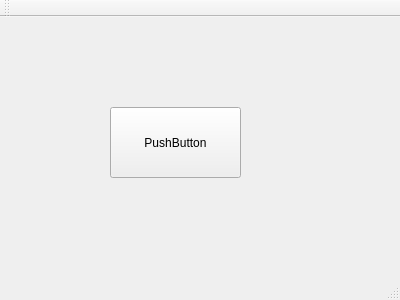
<?xml version="1.0" encoding="UTF-8"?>
<ui version="4.0">
 <class>MainWindow</class>
 <widget class="QMainWindow" name="MainWindow">
  <property name="geometry">
   <rect>
    <x>0</x>
    <y>0</y>
    <width>400</width>
    <height>300</height>
   </rect>
  </property>
  <property name="windowTitle">
   <string>MainWindow</string>
  </property>
  <widget class="QWidget" name="centralWidget">
   <widget class="QPushButton" name="pushButton">
    <property name="geometry">
     <rect>
      <x>110</x>
      <y>90</y>
      <width>131</width>
      <height>71</height>
     </rect>
    </property>
    <property name="text">
     <string>PushButton</string>
    </property>
   </widget>
  </widget>
  <widget class="QMenuBar" name="menuBar">
   <property name="geometry">
    <rect>
     <x>0</x>
     <y>0</y>
     <width>400</width>
     <height>25</height>
    </rect>
   </property>
  </widget>
  <widget class="QToolBar" name="mainToolBar">
   <attribute name="toolBarArea">
    <enum>TopToolBarArea</enum>
   </attribute>
   <attribute name="toolBarBreak">
    <bool>false</bool>
   </attribute>
  </widget>
  <widget class="QStatusBar" name="statusBar"/>
 </widget>
 <layoutdefault spacing="6" margin="11"/>
 <resources/>
 <connections/>
</ui>
